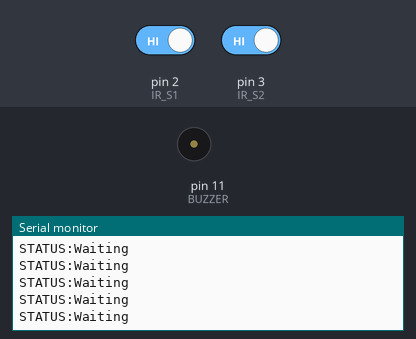
Bench run of a sketch on a simulated Arduino Uno, built with avr-gcc and run on an emulated ATmega328P. On the bench: buzzer (waves = sounding, pin HIGH), the last lines printed to the serial monitor. The test bench sets the inputs (shaded band); at power-on: pin 2 (IR_S1) HIGH, pin 3 (IR_S2) HIGH.

Above: at 1.4 s.
1.5 s: pin 2 (IR_S1) driven LOW
At 2.0 s:
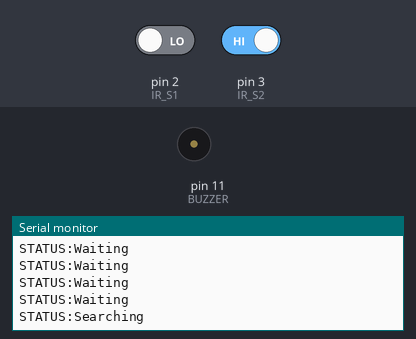
3.0 s: pin 3 (IR_S2) driven LOW
At 3.6 s:
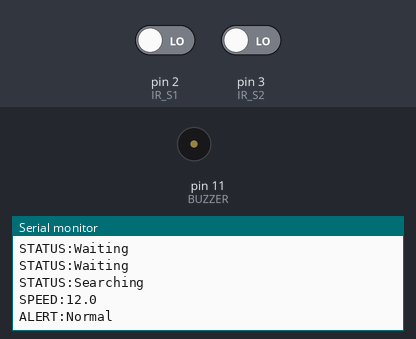

Measured:
- after the input at 1.5 s, the serial monitor: prints a new line at once (image 1)
- after the input at 3.0 s, the serial monitor: prints a new line at once (image 2)

The sketch:

roadwatcher.ino
```cpp
/*
 * ╔══════════════════════════════════════════════╗
 * ║           RoadWatcher — Arduino Uno          ║
 * ║    IR Sensor Based Vehicle Speed Monitor     ║
 * ╚══════════════════════════════════════════════╝
 *
 *  IR Sensor 1 OUT  →  Pin 2
 *  IR Sensor 2 OUT  →  Pin 3
 *  Buzzer (+)       →  Pin 11
 *  Place sensors exactly 20 cm apart.
 */

const int IR_S1  = 2;
const int IR_S2  = 3;
const int BUZZER = 11;

const float ACTUAL_DISTANCE    = 0.2;
const float SIMULATED_DISTANCE = 5.0;
const float SPEED_LIMIT        = 50.0;

float timer1 = 0, timer2 = 0, elapsedTime = 0;
int   flag1  = 0, flag2  = 0;
float speed  = 0;

void setup() {
  Serial.begin(9600);
  pinMode(IR_S1,  INPUT);
  pinMode(IR_S2,  INPUT);
  pinMode(BUZZER, OUTPUT);
  digitalWrite(BUZZER, LOW);
  Serial.println("READY");
}

void loop() {
  if (digitalRead(IR_S1) == LOW && flag1 == 0) {
    timer1 = millis();
    flag1  = 1;
    Serial.println("STATUS:Searching");
  }

  if (digitalRead(IR_S2) == LOW && flag2 == 0) {
    timer2 = millis();
    flag2  = 1;
  }

  if (flag1 == 1 && flag2 == 1) {
    elapsedTime = abs(timer1 - timer2) / 1000.0;

    if (elapsedTime < 0.01) {
      speed = 0;
    } else {
      speed = (ACTUAL_DISTANCE / elapsedTime);
      speed = speed * (SIMULATED_DISTANCE / ACTUAL_DISTANCE);
      speed = speed * 3.6;
    }

    if (speed > 0) {
      Serial.print("SPEED:");
      Serial.println(speed, 1);

      if (speed > SPEED_LIMIT) {
        Serial.println("ALERT:OverSpeed");
        tone(BUZZER, 2300);
      } else {
        Serial.println("ALERT:Normal");
      }
    }

    delay(3000);
    noTone(BUZZER);
    speed = 0;
    flag1 = 0;
    flag2 = 0;
  }

  if (flag1 == 0 && flag2 == 0) {
    Serial.println("STATUS:Waiting");
  }

  delay(300);
}
```
